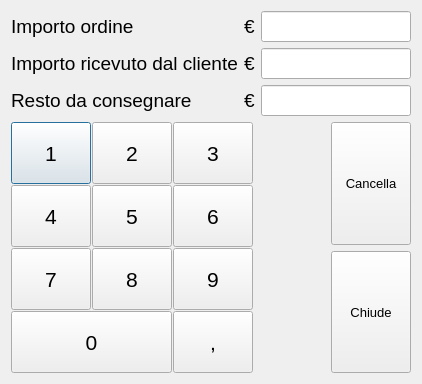
<?xml version="1.0" encoding="UTF-8"?>
<ui version="4.0">
 <class>RestoDlg</class>
 <widget class="QDialog" name="RestoDlg">
  <property name="geometry">
   <rect>
    <x>0</x>
    <y>0</y>
    <width>422</width>
    <height>384</height>
   </rect>
  </property>
  <property name="windowTitle">
   <string>Calcolo resto</string>
  </property>
  <property name="styleSheet">
   <string notr="true"/>
  </property>
  <layout class="QVBoxLayout" name="verticalLayout_2">
   <item>
    <layout class="QGridLayout" name="gridLayout_2">
     <item row="0" column="0">
      <widget class="QLabel" name="label">
       <property name="font">
        <font>
         <pointsize>14</pointsize>
        </font>
       </property>
       <property name="text">
        <string>Importo ordine</string>
       </property>
      </widget>
     </item>
     <item row="0" column="1">
      <widget class="QLabel" name="label_4">
       <property name="font">
        <font>
         <pointsize>14</pointsize>
        </font>
       </property>
       <property name="text">
        <string>€</string>
       </property>
      </widget>
     </item>
     <item row="0" column="2">
      <widget class="QLineEdit" name="importoTxt">
       <property name="font">
        <font>
         <pointsize>14</pointsize>
        </font>
       </property>
       <property name="alignment">
        <set>Qt::AlignRight|Qt::AlignTrailing|Qt::AlignVCenter</set>
       </property>
       <property name="readOnly">
        <bool>true</bool>
       </property>
      </widget>
     </item>
     <item row="1" column="0">
      <widget class="QLabel" name="label_2">
       <property name="font">
        <font>
         <pointsize>14</pointsize>
        </font>
       </property>
       <property name="text">
        <string>Importo ricevuto dal cliente</string>
       </property>
      </widget>
     </item>
     <item row="1" column="1">
      <widget class="QLabel" name="label_5">
       <property name="font">
        <font>
         <pointsize>14</pointsize>
        </font>
       </property>
       <property name="text">
        <string>€</string>
       </property>
      </widget>
     </item>
     <item row="1" column="2">
      <widget class="QLineEdit" name="importoRicevutoTxt">
       <property name="font">
        <font>
         <pointsize>14</pointsize>
        </font>
       </property>
       <property name="alignment">
        <set>Qt::AlignRight|Qt::AlignTrailing|Qt::AlignVCenter</set>
       </property>
       <property name="readOnly">
        <bool>true</bool>
       </property>
      </widget>
     </item>
     <item row="2" column="0">
      <widget class="QLabel" name="label_3">
       <property name="font">
        <font>
         <pointsize>14</pointsize>
        </font>
       </property>
       <property name="text">
        <string>Resto da consegnare</string>
       </property>
      </widget>
     </item>
     <item row="2" column="1">
      <widget class="QLabel" name="label_6">
       <property name="font">
        <font>
         <pointsize>14</pointsize>
        </font>
       </property>
       <property name="text">
        <string>€</string>
       </property>
      </widget>
     </item>
     <item row="2" column="2">
      <widget class="QLineEdit" name="restoCalcolatoTxt">
       <property name="font">
        <font>
         <pointsize>14</pointsize>
         <weight>75</weight>
         <bold>true</bold>
        </font>
       </property>
       <property name="alignment">
        <set>Qt::AlignRight|Qt::AlignTrailing|Qt::AlignVCenter</set>
       </property>
       <property name="readOnly">
        <bool>true</bool>
       </property>
      </widget>
     </item>
    </layout>
   </item>
   <item>
    <layout class="QHBoxLayout" name="horizontalLayout">
     <item>
      <layout class="QGridLayout" name="gridLayout">
       <property name="spacing">
        <number>1</number>
       </property>
       <item row="0" column="0">
        <widget class="QPushButton" name="tasto1Btn">
         <property name="sizePolicy">
          <sizepolicy hsizetype="Expanding" vsizetype="Expanding">
           <horstretch>0</horstretch>
           <verstretch>0</verstretch>
          </sizepolicy>
         </property>
         <property name="font">
          <font>
           <pointsize>16</pointsize>
           <weight>50</weight>
           <bold>false</bold>
          </font>
         </property>
         <property name="text">
          <string>1</string>
         </property>
        </widget>
       </item>
       <item row="1" column="1">
        <widget class="QPushButton" name="tasto5Btn">
         <property name="sizePolicy">
          <sizepolicy hsizetype="Expanding" vsizetype="Expanding">
           <horstretch>0</horstretch>
           <verstretch>0</verstretch>
          </sizepolicy>
         </property>
         <property name="font">
          <font>
           <pointsize>16</pointsize>
           <weight>50</weight>
           <bold>false</bold>
          </font>
         </property>
         <property name="text">
          <string>5</string>
         </property>
        </widget>
       </item>
       <item row="1" column="2">
        <widget class="QPushButton" name="tasto6Btn">
         <property name="sizePolicy">
          <sizepolicy hsizetype="Expanding" vsizetype="Expanding">
           <horstretch>0</horstretch>
           <verstretch>0</verstretch>
          </sizepolicy>
         </property>
         <property name="font">
          <font>
           <pointsize>16</pointsize>
           <weight>50</weight>
           <bold>false</bold>
          </font>
         </property>
         <property name="text">
          <string>6</string>
         </property>
        </widget>
       </item>
       <item row="3" column="0" colspan="2">
        <widget class="QPushButton" name="tasto0Btn">
         <property name="sizePolicy">
          <sizepolicy hsizetype="Expanding" vsizetype="Expanding">
           <horstretch>0</horstretch>
           <verstretch>0</verstretch>
          </sizepolicy>
         </property>
         <property name="font">
          <font>
           <pointsize>16</pointsize>
           <weight>50</weight>
           <bold>false</bold>
          </font>
         </property>
         <property name="text">
          <string>0</string>
         </property>
        </widget>
       </item>
       <item row="0" column="2">
        <widget class="QPushButton" name="tasto3Btn">
         <property name="sizePolicy">
          <sizepolicy hsizetype="Expanding" vsizetype="Expanding">
           <horstretch>0</horstretch>
           <verstretch>0</verstretch>
          </sizepolicy>
         </property>
         <property name="font">
          <font>
           <pointsize>16</pointsize>
           <weight>50</weight>
           <bold>false</bold>
          </font>
         </property>
         <property name="text">
          <string>3</string>
         </property>
        </widget>
       </item>
       <item row="3" column="2">
        <widget class="QPushButton" name="tastoVirgolaBtn">
         <property name="sizePolicy">
          <sizepolicy hsizetype="Expanding" vsizetype="Expanding">
           <horstretch>0</horstretch>
           <verstretch>0</verstretch>
          </sizepolicy>
         </property>
         <property name="font">
          <font>
           <pointsize>16</pointsize>
           <weight>50</weight>
           <bold>false</bold>
          </font>
         </property>
         <property name="text">
          <string>,</string>
         </property>
        </widget>
       </item>
       <item row="2" column="0">
        <widget class="QPushButton" name="tasto7Btn">
         <property name="sizePolicy">
          <sizepolicy hsizetype="Expanding" vsizetype="Expanding">
           <horstretch>0</horstretch>
           <verstretch>0</verstretch>
          </sizepolicy>
         </property>
         <property name="font">
          <font>
           <pointsize>16</pointsize>
           <weight>50</weight>
           <bold>false</bold>
          </font>
         </property>
         <property name="text">
          <string>7</string>
         </property>
        </widget>
       </item>
       <item row="0" column="1">
        <widget class="QPushButton" name="tasto2Btn">
         <property name="sizePolicy">
          <sizepolicy hsizetype="Expanding" vsizetype="Expanding">
           <horstretch>0</horstretch>
           <verstretch>0</verstretch>
          </sizepolicy>
         </property>
         <property name="font">
          <font>
           <pointsize>16</pointsize>
           <weight>50</weight>
           <bold>false</bold>
          </font>
         </property>
         <property name="text">
          <string>2</string>
         </property>
        </widget>
       </item>
       <item row="2" column="2">
        <widget class="QPushButton" name="tasto9Btn">
         <property name="sizePolicy">
          <sizepolicy hsizetype="Expanding" vsizetype="Expanding">
           <horstretch>0</horstretch>
           <verstretch>0</verstretch>
          </sizepolicy>
         </property>
         <property name="font">
          <font>
           <pointsize>16</pointsize>
           <weight>50</weight>
           <bold>false</bold>
          </font>
         </property>
         <property name="text">
          <string>9</string>
         </property>
        </widget>
       </item>
       <item row="1" column="0">
        <widget class="QPushButton" name="tasto4Btn">
         <property name="sizePolicy">
          <sizepolicy hsizetype="Expanding" vsizetype="Expanding">
           <horstretch>0</horstretch>
           <verstretch>0</verstretch>
          </sizepolicy>
         </property>
         <property name="font">
          <font>
           <pointsize>16</pointsize>
           <weight>50</weight>
           <bold>false</bold>
          </font>
         </property>
         <property name="text">
          <string>4</string>
         </property>
        </widget>
       </item>
       <item row="2" column="1">
        <widget class="QPushButton" name="tasto8Btn">
         <property name="sizePolicy">
          <sizepolicy hsizetype="Expanding" vsizetype="Expanding">
           <horstretch>0</horstretch>
           <verstretch>0</verstretch>
          </sizepolicy>
         </property>
         <property name="font">
          <font>
           <pointsize>16</pointsize>
           <weight>50</weight>
           <bold>false</bold>
          </font>
         </property>
         <property name="text">
          <string>8</string>
         </property>
        </widget>
       </item>
      </layout>
     </item>
     <item>
      <spacer name="horizontalSpacer">
       <property name="orientation">
        <enum>Qt::Horizontal</enum>
       </property>
       <property name="sizeType">
        <enum>QSizePolicy::Expanding</enum>
       </property>
       <property name="sizeHint" stdset="0">
        <size>
         <width>40</width>
         <height>20</height>
        </size>
       </property>
      </spacer>
     </item>
     <item>
      <layout class="QVBoxLayout" name="verticalLayout">
       <item>
        <widget class="QPushButton" name="cancellaBtn">
         <property name="sizePolicy">
          <sizepolicy hsizetype="Expanding" vsizetype="Expanding">
           <horstretch>0</horstretch>
           <verstretch>0</verstretch>
          </sizepolicy>
         </property>
         <property name="minimumSize">
          <size>
           <width>0</width>
           <height>0</height>
          </size>
         </property>
         <property name="maximumSize">
          <size>
           <width>150</width>
           <height>150</height>
          </size>
         </property>
         <property name="font">
          <font>
           <pointsize>10</pointsize>
          </font>
         </property>
         <property name="text">
          <string>Cancella</string>
         </property>
        </widget>
       </item>
       <item>
        <widget class="QPushButton" name="chiudeBtn">
         <property name="sizePolicy">
          <sizepolicy hsizetype="Expanding" vsizetype="Expanding">
           <horstretch>0</horstretch>
           <verstretch>0</verstretch>
          </sizepolicy>
         </property>
         <property name="minimumSize">
          <size>
           <width>0</width>
           <height>0</height>
          </size>
         </property>
         <property name="maximumSize">
          <size>
           <width>150</width>
           <height>150</height>
          </size>
         </property>
         <property name="font">
          <font>
           <pointsize>10</pointsize>
          </font>
         </property>
         <property name="text">
          <string>Chiude</string>
         </property>
        </widget>
       </item>
      </layout>
     </item>
    </layout>
   </item>
  </layout>
 </widget>
 <tabstops>
  <tabstop>tasto1Btn</tabstop>
  <tabstop>tasto2Btn</tabstop>
  <tabstop>tasto3Btn</tabstop>
  <tabstop>tasto4Btn</tabstop>
  <tabstop>tasto5Btn</tabstop>
  <tabstop>tasto6Btn</tabstop>
  <tabstop>tasto7Btn</tabstop>
  <tabstop>tasto8Btn</tabstop>
  <tabstop>tasto9Btn</tabstop>
  <tabstop>tasto0Btn</tabstop>
  <tabstop>tastoVirgolaBtn</tabstop>
  <tabstop>cancellaBtn</tabstop>
  <tabstop>chiudeBtn</tabstop>
  <tabstop>importoTxt</tabstop>
  <tabstop>importoRicevutoTxt</tabstop>
  <tabstop>restoCalcolatoTxt</tabstop>
 </tabstops>
 <resources/>
 <connections>
  <connection>
   <sender>cancellaBtn</sender>
   <signal>clicked()</signal>
   <receiver>importoRicevutoTxt</receiver>
   <slot>clear()</slot>
   <hints>
    <hint type="sourcelabel">
     <x>360</x>
     <y>120</y>
    </hint>
    <hint type="destinationlabel">
     <x>289</x>
     <y>41</y>
    </hint>
   </hints>
  </connection>
  <connection>
   <sender>chiudeBtn</sender>
   <signal>clicked()</signal>
   <receiver>RestoDlg</receiver>
   <slot>reject()</slot>
   <hints>
    <hint type="sourcelabel">
     <x>343</x>
     <y>248</y>
    </hint>
    <hint type="destinationlabel">
     <x>288</x>
     <y>269</y>
    </hint>
   </hints>
  </connection>
 </connections>
</ui>
